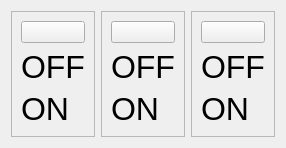
            <widget class="QWidget" name="led_page">
             <layout class="QHBoxLayout" name="horizontalLayout_6">
              <item>
               <widget class="QFrame" name="frame_13">
                <property name="frameShape">
                 <enum>QFrame::StyledPanel</enum>
                </property>
                <property name="frameShadow">
                 <enum>QFrame::Raised</enum>
                </property>
                <layout class="QVBoxLayout" name="verticalLayout_8">
                 <item>
                  <widget class="QPushButton" name="RedB">
                   <property name="text">
                    <string/>
                   </property>
                   <property name="icon">
                    <iconset resource="img.qrc">
                     <normaloff>:/img/img/led (1).png</normaloff>:/img/img/led (1).png</iconset>
                   </property>
                   <property name="checkable">
                    <bool>true</bool>
                   </property>
                  </widget>
                 </item>
                 <item>
                  <widget class="QLabel" name="label_4">
                   <property name="font">
                    <font>
                     <pointsize>24</pointsize>
                    </font>
                   </property>
                   <property name="text">
                    <string>OFF</string>
                   </property>
                  </widget>
                 </item>
                 <item>
                  <widget class="QLabel" name="label_7">
                   <property name="font">
                    <font>
                     <pointsize>24</pointsize>
                    </font>
                   </property>
                   <property name="text">
                    <string>ON</string>
                   </property>
                  </widget>
                 </item>
                </layout>
               </widget>
              </item>
              <item>
               <widget class="QFrame" name="frame_15">
                <property name="frameShape">
                 <enum>QFrame::StyledPanel</enum>
                </property>
                <property name="frameShadow">
                 <enum>QFrame::Raised</enum>
                </property>
                <layout class="QVBoxLayout" name="verticalLayout_9">
                 <item>
                  <widget class="QPushButton" name="BlueB">
                   <property name="text">
                    <string/>
                   </property>
                   <property name="icon">
                    <iconset resource="img.qrc">
                     <normaloff>:/img/img/led.png</normaloff>:/img/img/led.png</iconset>
                   </property>
                   <property name="checkable">
                    <bool>true</bool>
                   </property>
                  </widget>
                 </item>
                 <item>
                  <widget class="QLabel" name="label_5">
                   <property name="font">
                    <font>
                     <pointsize>24</pointsize>
                    </font>
                   </property>
                   <property name="text">
                    <string>OFF</string>
                   </property>
                  </widget>
                 </item>
                 <item>
                  <widget class="QLabel" name="label_8">
                   <property name="font">
                    <font>
                     <pointsize>24</pointsize>
                    </font>
                   </property>
                   <property name="text">
                    <string>ON</string>
                   </property>
                  </widget>
                 </item>
                </layout>
               </widget>
              </item>
              <item>
               <widget class="QFrame" name="frame_14">
                <property name="frameShape">
                 <enum>QFrame::StyledPanel</enum>
                </property>
                <property name="frameShadow">
                 <enum>QFrame::Raised</enum>
                </property>
                <layout class="QVBoxLayout" name="verticalLayout_10">
                 <item>
                  <widget class="QPushButton" name="YellowB">
                   <property name="text">
                    <string/>
                   </property>
                   <property name="icon">
                    <iconset resource="img.qrc">
                     <normaloff>:/img/img/led (2).png</normaloff>:/img/img/led (2).png</iconset>
                   </property>
                   <property name="checkable">
                    <bool>true</bool>
                   </property>
                  </widget>
                 </item>
                 <item>
                  <widget class="QLabel" name="label_6">
                   <property name="font">
                    <font>
                     <pointsize>24</pointsize>
                    </font>
                   </property>
                   <property name="text">
                    <string>OFF</string>
                   </property>
                  </widget>
                 </item>
                 <item>
                  <widget class="QLabel" name="label_9">
                   <property name="font">
                    <font>
                     <pointsize>24</pointsize>
                    </font>
                   </property>
                   <property name="text">
                    <string>ON</string>
                   </property>
                  </widget>
                 </item>
                </layout>
               </widget>
              </item>
             </layout>
            </widget>
